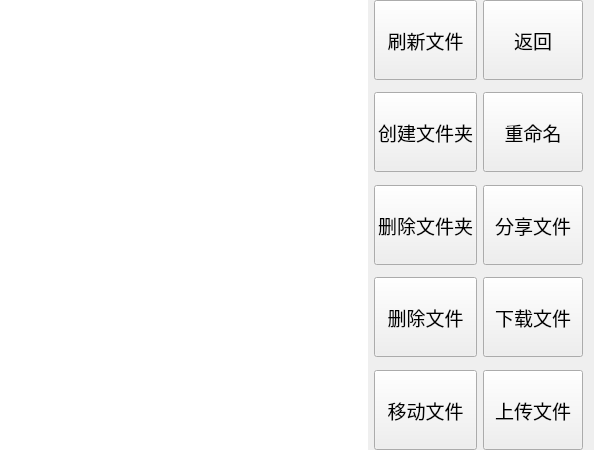
<?xml version="1.0" encoding="UTF-8"?>
<ui version="4.0">
 <class>File</class>
 <widget class="QWidget" name="File">
  <property name="geometry">
   <rect>
    <x>0</x>
    <y>0</y>
    <width>594</width>
    <height>450</height>
   </rect>
  </property>
  <property name="windowTitle">
   <string>Form</string>
  </property>
  <layout class="QHBoxLayout" name="horizontalLayout">
   <property name="leftMargin">
    <number>0</number>
   </property>
   <property name="topMargin">
    <number>0</number>
   </property>
   <property name="bottomMargin">
    <number>0</number>
   </property>
   <item>
    <widget class="QListWidget" name="listWidget">
     <property name="frameShape">
      <enum>QFrame::NoFrame</enum>
     </property>
    </widget>
   </item>
   <item>
    <layout class="QGridLayout" name="gridLayout">
     <item row="7" column="0">
      <spacer name="verticalSpacer">
       <property name="orientation">
        <enum>Qt::Vertical</enum>
       </property>
       <property name="sizeHint" stdset="0">
        <size>
         <width>20</width>
         <height>18</height>
        </size>
       </property>
      </spacer>
     </item>
     <item row="4" column="1">
      <widget class="QPushButton" name="share_PB">
       <property name="minimumSize">
        <size>
         <width>100</width>
         <height>80</height>
        </size>
       </property>
       <property name="font">
        <font>
         <family>Agency FB</family>
         <pointsize>14</pointsize>
        </font>
       </property>
       <property name="text">
        <string>分享文件</string>
       </property>
      </widget>
     </item>
     <item row="6" column="1">
      <widget class="QPushButton" name="download_PB">
       <property name="minimumSize">
        <size>
         <width>100</width>
         <height>80</height>
        </size>
       </property>
       <property name="font">
        <font>
         <family>Agency FB</family>
         <pointsize>14</pointsize>
        </font>
       </property>
       <property name="text">
        <string>下载文件</string>
       </property>
      </widget>
     </item>
     <item row="3" column="0">
      <spacer name="verticalSpacer_6">
       <property name="orientation">
        <enum>Qt::Vertical</enum>
       </property>
       <property name="sizeHint" stdset="0">
        <size>
         <width>20</width>
         <height>18</height>
        </size>
       </property>
      </spacer>
     </item>
     <item row="2" column="1">
      <widget class="QPushButton" name="rename_PB">
       <property name="minimumSize">
        <size>
         <width>100</width>
         <height>80</height>
        </size>
       </property>
       <property name="font">
        <font>
         <family>Agency FB</family>
         <pointsize>14</pointsize>
        </font>
       </property>
       <property name="text">
        <string>重命名</string>
       </property>
      </widget>
     </item>
     <item row="8" column="0">
      <widget class="QPushButton" name="mv_PB">
       <property name="minimumSize">
        <size>
         <width>0</width>
         <height>80</height>
        </size>
       </property>
       <property name="font">
        <font>
         <family>Agency FB</family>
         <pointsize>14</pointsize>
        </font>
       </property>
       <property name="text">
        <string>移动文件</string>
       </property>
      </widget>
     </item>
     <item row="0" column="0">
      <widget class="QPushButton" name="flush_PB">
       <property name="minimumSize">
        <size>
         <width>100</width>
         <height>80</height>
        </size>
       </property>
       <property name="font">
        <font>
         <family>Agency FB</family>
         <pointsize>14</pointsize>
        </font>
       </property>
       <property name="text">
        <string>刷新文件</string>
       </property>
      </widget>
     </item>
     <item row="5" column="1">
      <spacer name="verticalSpacer_3">
       <property name="orientation">
        <enum>Qt::Vertical</enum>
       </property>
       <property name="sizeHint" stdset="0">
        <size>
         <width>20</width>
         <height>18</height>
        </size>
       </property>
      </spacer>
     </item>
     <item row="8" column="1">
      <widget class="QPushButton" name="upload_PB">
       <property name="minimumSize">
        <size>
         <width>100</width>
         <height>80</height>
        </size>
       </property>
       <property name="font">
        <font>
         <family>Agency FB</family>
         <pointsize>14</pointsize>
        </font>
       </property>
       <property name="text">
        <string>上传文件</string>
       </property>
      </widget>
     </item>
     <item row="3" column="1">
      <spacer name="verticalSpacer_5">
       <property name="orientation">
        <enum>Qt::Vertical</enum>
       </property>
       <property name="sizeHint" stdset="0">
        <size>
         <width>20</width>
         <height>18</height>
        </size>
       </property>
      </spacer>
     </item>
     <item row="1" column="0">
      <spacer name="verticalSpacer_8">
       <property name="orientation">
        <enum>Qt::Vertical</enum>
       </property>
       <property name="sizeHint" stdset="0">
        <size>
         <width>20</width>
         <height>18</height>
        </size>
       </property>
      </spacer>
     </item>
     <item row="1" column="1">
      <spacer name="verticalSpacer_7">
       <property name="orientation">
        <enum>Qt::Vertical</enum>
       </property>
       <property name="sizeHint" stdset="0">
        <size>
         <width>20</width>
         <height>18</height>
        </size>
       </property>
      </spacer>
     </item>
     <item row="7" column="1">
      <spacer name="verticalSpacer_2">
       <property name="orientation">
        <enum>Qt::Vertical</enum>
       </property>
       <property name="sizeHint" stdset="0">
        <size>
         <width>20</width>
         <height>18</height>
        </size>
       </property>
      </spacer>
     </item>
     <item row="2" column="0">
      <widget class="QPushButton" name="mkdir_PB">
       <property name="minimumSize">
        <size>
         <width>0</width>
         <height>80</height>
        </size>
       </property>
       <property name="font">
        <font>
         <family>Agency FB</family>
         <pointsize>14</pointsize>
        </font>
       </property>
       <property name="text">
        <string>创建文件夹</string>
       </property>
      </widget>
     </item>
     <item row="5" column="0">
      <spacer name="verticalSpacer_4">
       <property name="orientation">
        <enum>Qt::Vertical</enum>
       </property>
       <property name="sizeHint" stdset="0">
        <size>
         <width>20</width>
         <height>18</height>
        </size>
       </property>
      </spacer>
     </item>
     <item row="0" column="1">
      <widget class="QPushButton" name="return_PB">
       <property name="minimumSize">
        <size>
         <width>100</width>
         <height>80</height>
        </size>
       </property>
       <property name="font">
        <font>
         <family>Agency FB</family>
         <pointsize>14</pointsize>
        </font>
       </property>
       <property name="text">
        <string>返回</string>
       </property>
      </widget>
     </item>
     <item row="4" column="0">
      <widget class="QPushButton" name="deldir_PB">
       <property name="minimumSize">
        <size>
         <width>0</width>
         <height>80</height>
        </size>
       </property>
       <property name="font">
        <font>
         <family>Agency FB</family>
         <pointsize>14</pointsize>
        </font>
       </property>
       <property name="text">
        <string>删除文件夹</string>
       </property>
      </widget>
     </item>
     <item row="6" column="0">
      <widget class="QPushButton" name="del_PB">
       <property name="minimumSize">
        <size>
         <width>0</width>
         <height>80</height>
        </size>
       </property>
       <property name="font">
        <font>
         <family>Agency FB</family>
         <pointsize>14</pointsize>
        </font>
       </property>
       <property name="text">
        <string>删除文件</string>
       </property>
      </widget>
     </item>
    </layout>
   </item>
  </layout>
 </widget>
 <resources/>
 <connections/>
</ui>
